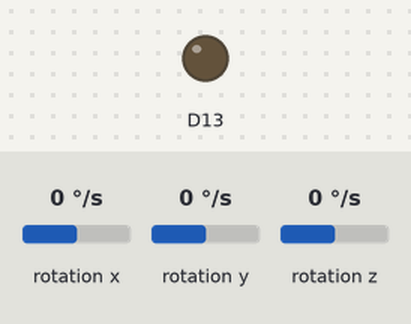
The sketch below on a simulated Arduino Nano 33 IoT. On the bench: output pins drawn as LEDs (lit = HIGH). Inputs (shaded band) come from the test bench; at power-on: rotation x 0 °/s, rotation y 0 °/s, rotation z 0 °/s. Nothing arrives over Bluetooth unless stated; a phone connects over Bluetooth LE 3 s after start.

Above: at 3.9 s.
4.0 s: rotation x set to -147 °/s
5.5 s: rotation x set to -155 °/s
At 6.7 s:
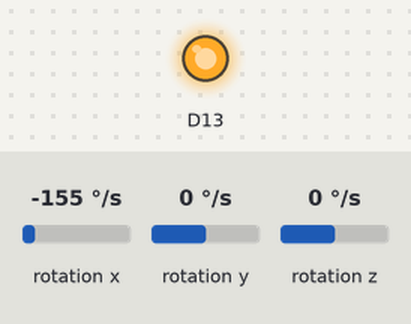
7.0 s: rotation x set to -100 °/s
At 7.6 s:
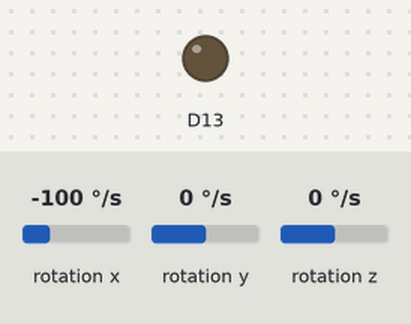
8.5 s: rotation x set to -192 °/s
At 9.4 s:
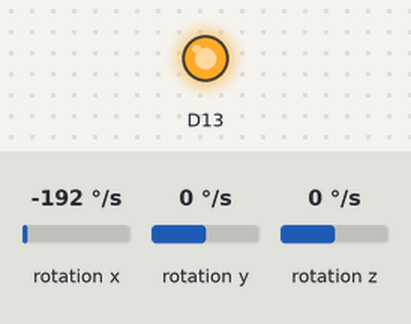
Timing chart, 0 to 11.0 s (numbered marks = the images above; inputs shaded):
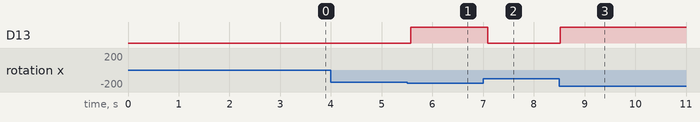

Measured:
- the behaviour switches between -150 and -151 °/s on rotation x (found by bisection; images 0 and 1)
- after the input at 4.0 s, every drawn part: stays the same
- after the input at 5.5 s, D13: LOW → HIGH after 0.07 s
- after the input at 7.0 s, D13: HIGH → LOW after 0.10 s
- after the input at 8.5 s, D13: LOW → HIGH at once

The sketch:

arduino.ino
```cpp
#include <ArduinoBLE.h>
#include <Arduino_LSM6DS3.h>

BLEService ledService("4e8f776f-31f1-465b-bfe6-aaea92226c74");
BLEIntCharacteristic switchCharacteristic("97906bf1-ca71-4e30-9fde-a23753cc3d73", BLERead | BLENotify | BLEWrite);


void setup() {
  IMU.begin();
  Serial.begin(9600);
  pinMode(13, HIGH);
  BLE.begin();
  BLE.setConnectable(true);
  BLE.setDeviceName("YLTester");
  BLE.setLocalName("YLTester");
  ledService.addCharacteristic(switchCharacteristic);
  BLE.addService(ledService);
  BLE.setAdvertisedService(ledService);
  BLE.advertise();
}

void loop() {
  float x, y, z;

  if ((IMU.gyroscopeAvailable() && BLE.central())) {
    IMU.readGyroscope(x, y, z);
    if ((abs(x) + abs(y) + abs(z)) / 3 > 50) {
      digitalWrite(13, HIGH);
      switchCharacteristic.writeValue(0x01);
    }
    else {
      digitalWrite(13, LOW);
      switchCharacteristic.writeValue(0x00);
    }
}
  delay(100);
}
```
